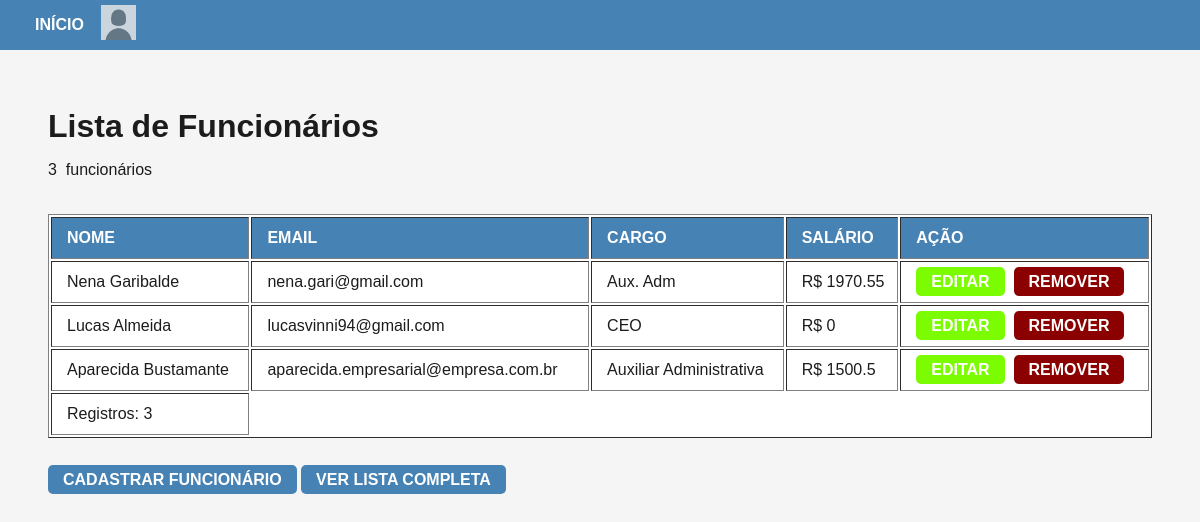
The page / on the database its author committed.
### tables this page shows
CREATE TABLE `usuarios` (
  `id` int(10) NOT NULL,
  `nome` varchar(100) NOT NULL,
  `email` varchar(255) NOT NULL,
  `cargo` varchar(100) NOT NULL,
  `salario` float NOT NULL
);

### index.php (the view, shortened to what this page needs)
<?php
require("config.php");
$bd = $pdo->prepare("SELECT * FROM usuarios");
$bd->execute();
$resultados = $bd->fetchAll(PDO::FETCH_OBJ);
?>
<div class="">
	<h1>Lista de Funcionários</h1>
	<h4><?=$bd->rowCount()?>&nbsp;&nbsp;funcionários</h4>
	<table class="tabela" style="margin: 30px 0 30px;" border="1">
		<tr>
			<th>Nome</th>
			<th>Email</th>
			<th>Cargo</th>
			<th>Salário</th>
			<th>Ação</th>
		</tr>
		<?php foreach($resultados as $row):?>
		<tr>
			<td><?=$row->nome?></td>
			<td><?=$row->email?></td>
			<td><?=$row->cargo?></td>
			<td>R$&nbsp;<?=$row->salario?></td>
			<td><a href="editar.php?id=<?=$row->id?>" class="button buttonGreen">Editar</a>&nbsp;&nbsp;<a href="remover.php?id=<?=$row->id?>" class="button buttonDanger" onclick="return confirm('Tem certeza de que deseja deletar este item? Essa ação é irreversível')">Remover</a></td>
		</tr>
		<?php endforeach ?>
		<tr>
			<td>
				<?php echo "Registros:&nbsp;"  . $bd->rowCount(); ?>
			</td>
		</tr>
	</table>
	<div id="novo">
		<a href="cadastrar.php" class="button">Cadastrar Funcionário</a>
		<a href="lista.php" class="button">Ver Lista Completa</a>
	</div>
</div>

### global.css (style rules this page uses)
* { margin: 0; padding: 0; }
body { line-height: 1.5em; font-family: sans-serif; background: #F5F5F5; color: #1C1C1C; }
h1 { font-size: 2em; font-weight: 700; }
h1, h2, h3, h4, h5 { line-height: 1.8em; }
h4 { font-weight: 200; }
a { text-decoration: none; }
a { color: #000; }
a.button { padding: 6px 15px; text-align: center; border-radius: 5px; font-weight: 700; background: #4682B4; color: #FFF; text-transform: uppercase; }
a.buttonGreen { background: #7CFC00; }
a.buttonDanger { background: #8B0000; }
table { background: #FFF; width: 100%; }
table th { text-align: left; text-transform: uppercase; background: #4682B4; color: #FFF; }
th, td { margin-right: 15px; margin-bottom: 15px; padding: 4px 4px 4px 15px; }
tr { line-height: 2em; }
.tabela { margin-top: 30px; }
header { background: #4682B4 !important; }
header #nav { height: 40px; line-height: 40px; padding: 5px 35px; }
header ul { list-style: none; }
header ul li { float: left; margin-right: 1.5%; }
#nav a { color: #FFF !important; font-weight: 600; text-transform: uppercase; }
.navProfile { width: 35px; height: 35px; }
.navProfile img { width: 35px; }
section.main { clear: both; padding: 4%; }

### rows shown on the page
usuarios: nome "Nena Garibalde", email "nena.gari@gmail.com", cargo "Aux. Adm", salario "1970.55"
usuarios: nome "Lucas Almeida", email "lucasvinni94@gmail.com", cargo "CEO", salario "0"
usuarios: nome "Aparecida Bustamante", email "aparecida.empresarial@empresa.com.br", cargo "Auxiliar Administrativa", salario "1500.5"

### other values the page prints
$bd->rowCount() "3"
